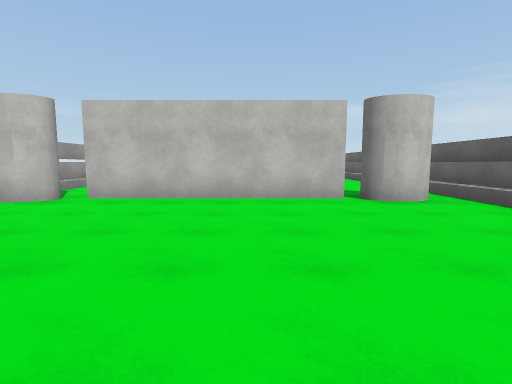
view 1 (above)

16 first-person views from a walk through a Unity game level. The camera is 1.4 m above the floor, tilts 6° down and sees 85° across. The floor is counted in squares, 2 m on a side. Each view is taken from the middle of a square. On the plan, view 1 faces up. The plan holds only what a view shows up to about 9 squares ahead; the rest is blank. The place goes on beyond the plan. The player character is not drawn. Surface patterns are stand-ins for the level's own textures.

view 2
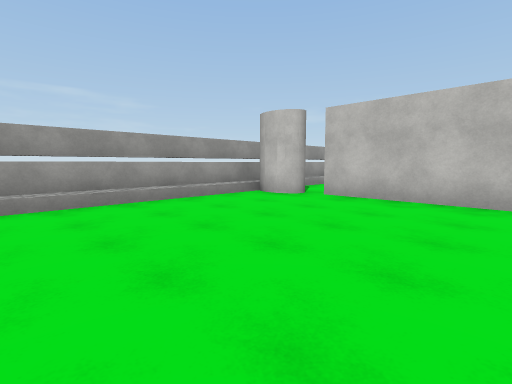

view 3
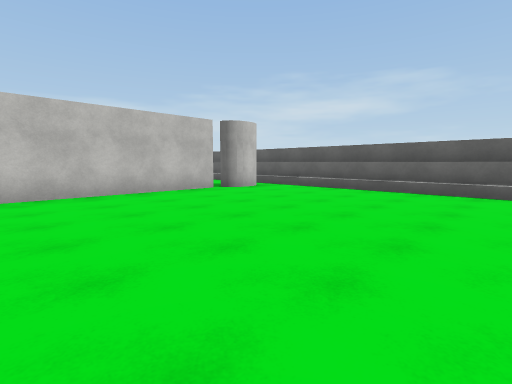

view 4
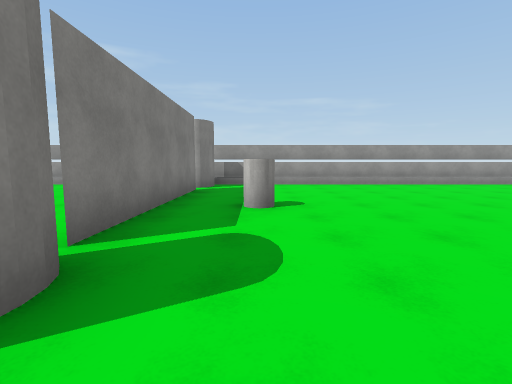

view 5
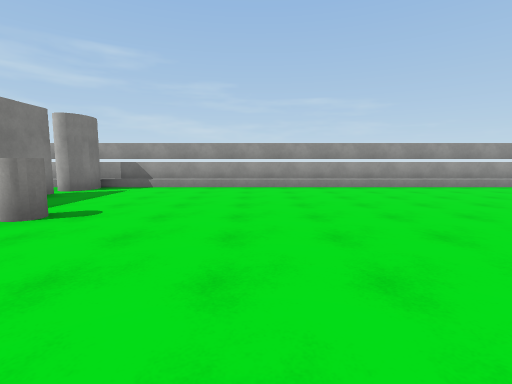

view 6
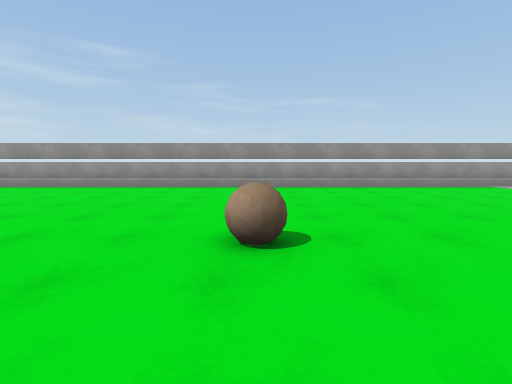

view 7
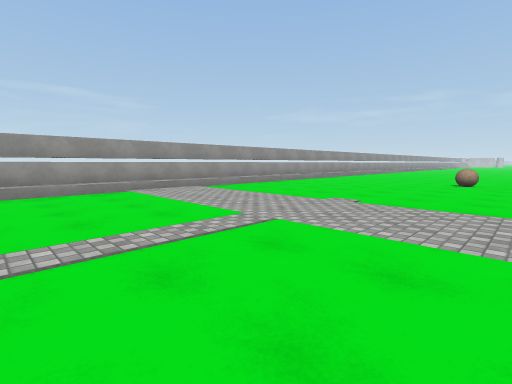

view 8
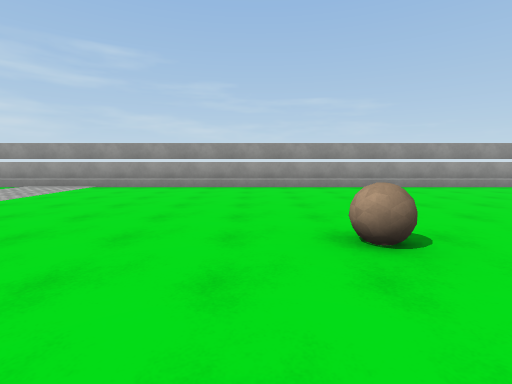

view 9
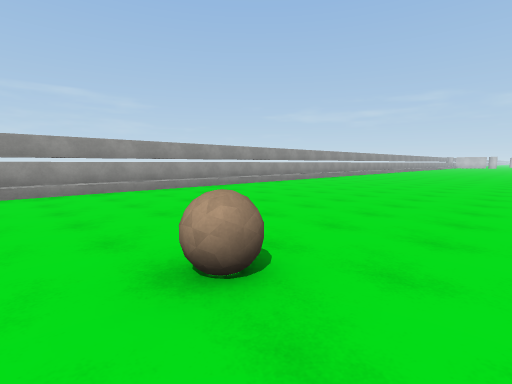

view 10
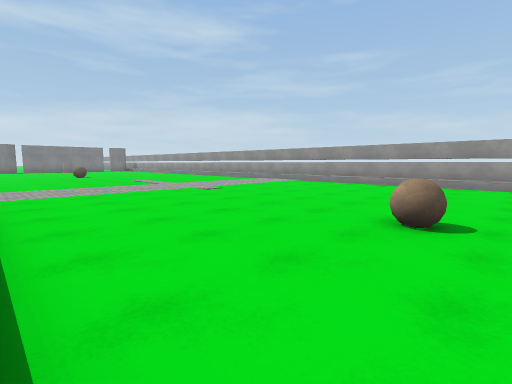

view 11
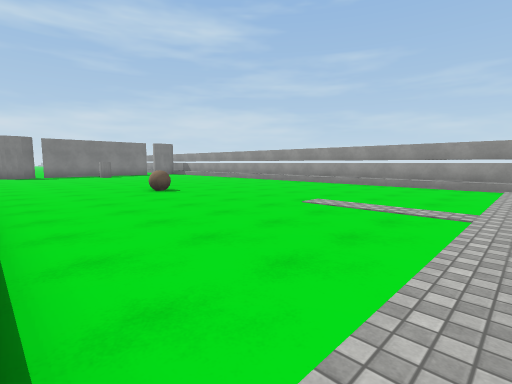

view 12
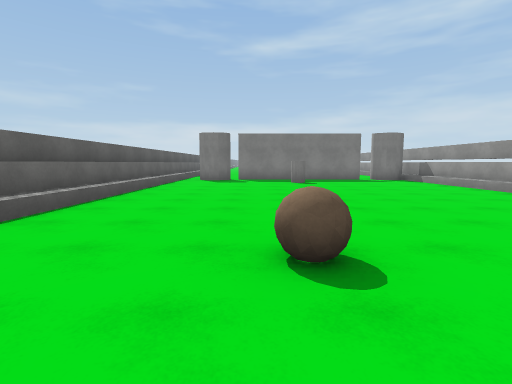

view 13
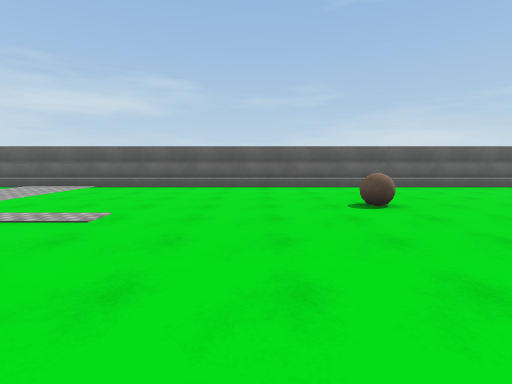

view 14
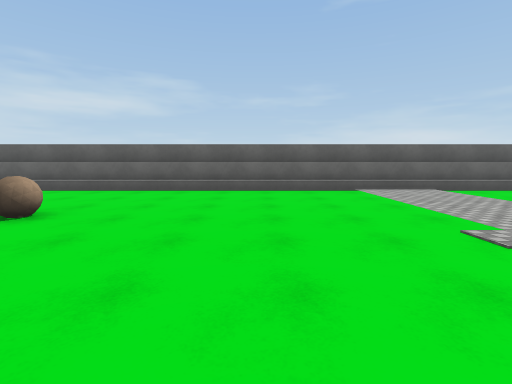

view 15
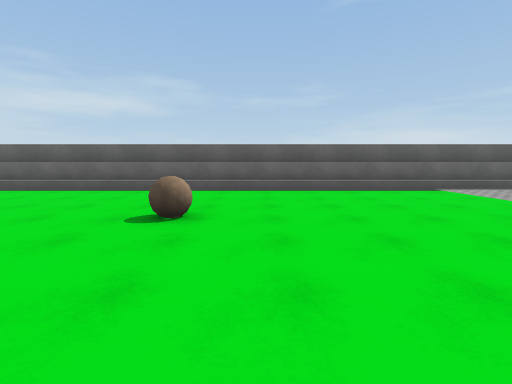

view 16
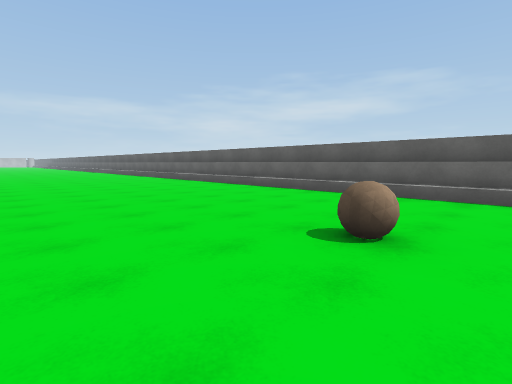

### Floor plan
Key: @ floor where view 1 was taken; # wall or solid block; x gap in a wall; . floor; / step, stairs or slope; C cylinder; B ball.
Columns run from 6 left of view 1 to 5 right of it. Each row starts with its distance up from view 1.
 34 #/......../#
 33 #/......../#
 32 #/......../#
 31 #/......../#
 30 #/......../#
 29 #/.....B../#
 28 #/......../#
 27 #/......../#
 26 #/......../#
 25 #/......../#
 24 #/......../#
 23 #/......../#
 22 #/......../#
 21 #/......../#
 20 #/......../#
 19 #/......../#
 18 #/......../#
 17 #/......../#
 16 #/......../#
 15 #/.....B../#
 14 #/......../#
 13 #/......../#
 12 #/......../#
 11 #/......../#
 10 #/......../#
  9 #/......../#
  8 #/......../#
  7 #/...C..../#
  6 #/......../#
  5 #xxx####x#/#
  4 #/......../#
  3 #/......../#
  2 #/......../#
  1 #/......../#
  0 #/....@.../#
 -1    ......./#

Where each view was taken, in squares from view 1:
view 1: 0 up, 0 right, facing up
view 2: 0 up, 0 right, facing up-left
view 3: 1 down, 3 left, facing up-right
view 4: 7 up, 4 right, facing left
view 5: 10 up, 3 right, facing left
view 6: 15 up, 3 right, facing left
view 7: 19 up, 2 right, facing up-left
view 8: 28 up, 3 right, facing left
view 9: 28 up, 2 right, facing up-left
view 10: 30 up, 4 right, facing down-left
view 11: 22 up, 4 right, facing down-left
view 12: 17 up, 1 right, facing down
view 13: 17 up, 4 left, facing right
view 14: 26 up, 3 left, facing right
view 15: 28 up, 3 left, facing right
view 16: 28 up, 2 left, facing up-right
